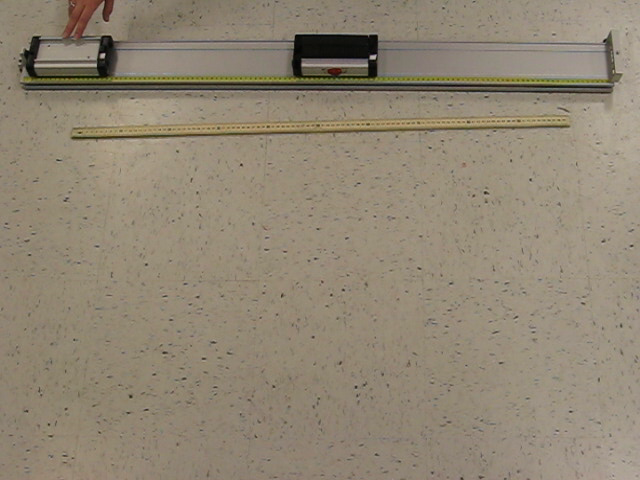
#> input picture frame 5 of sticky.avi, 640 x 480 px, given in place of Traffic_1.mp4, which was not available
$ jupyter execute Frame_blending.ipynb   (older library calls are emulated)
#> lines starting #> are read from the running program, lines starting #| are printed output that depends on the picture; pictures that were not available may be replaced by others from this repository, and a replacement may not be noted
[cell 1]
from __future__ import division

import numpy as np
import cv2


cap = cv2.VideoCapture('Data/Traffic_1.mp4')

starting = True
prev_frame = np.uint8([250])

while(True):

    # Capture frame-by-frame
    ret, frame = cap.read()
#> frame is the input picture: shape (480, 640, 3); mean B, G, R 115.6, 133.8, 144.6

    if starting==True:
        prev_frame = frame
        starting = False
    else:
        for i in range(1,10):
            weight = i/10
            #get the blended frames in between


            mid_frame = cv2.addWeighted(prev_frame,weight,frame,1-weight,0)
            cv2.imshow('frame2',mid_frame)
            cv2.waitKey(1)

        #cv2.imshow('frame',frame)
        prev_frame = frame

    if cv2.waitKey(1) & 0xFF == ord('q'):
#> (key q is pressed here)
        break

cap.release()
cv2.destroyAllWindows()

[cell 2]
from __future__ import print_function
import cv2 as cv
alpha = 0.5
try:
    raw_input          # Python 2
except NameError:
    raw_input = input  # Python 3
print(''' Simple Linear Blender
-----------------------
* Enter alpha [0.0-1.0]: ''')
input_alpha = float(raw_input().strip())
#> the answer given: 3
if 0 <= alpha <= 1:
    alpha = input_alpha
# [load]
src1 = cv.imread(cv.samples.findFile('Data/Frame_blending/frame1.jpg'))
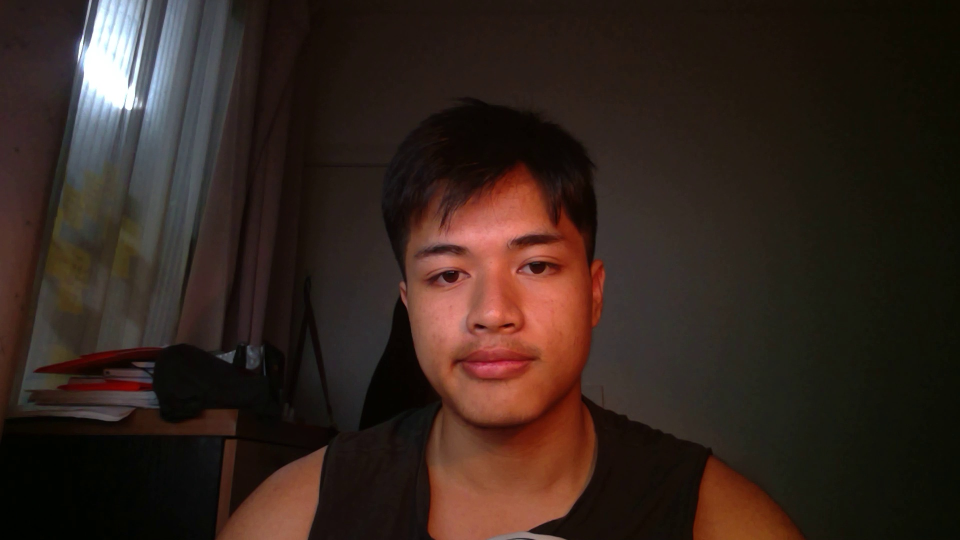
#> input picture Data/Frame_blending/frame1.jpg, 1920 x 1080 px (shown at 1/2 size)
#> src1 is the input picture: shape (1080, 1920, 3); mean B, G, R 29.9, 36.8, 51.6
src2 = cv.imread(cv.samples.findFile('Data/Frame_blending/frame2.jpg'))
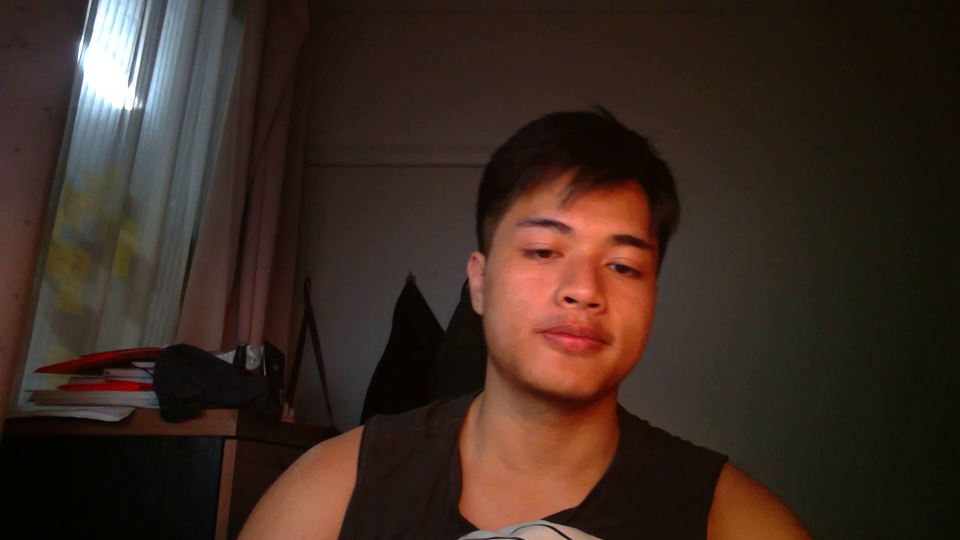
#> input picture Data/Frame_blending/frame2.jpg, 1920 x 1080 px (shown at 1/2 size)
#> src2 is the input picture: shape (1080, 1920, 3); mean B, G, R 33.6, 42.2, 58.7
# [load]
if src1 is None:
    print("Error loading src1")
    exit(-1)
elif src2 is None:
    print("Error loading src2")
    exit(-1)
# [blend_images]
beta = (1.0 - alpha)
dst = cv.addWeighted(src1, alpha, src2, beta, 0.0)
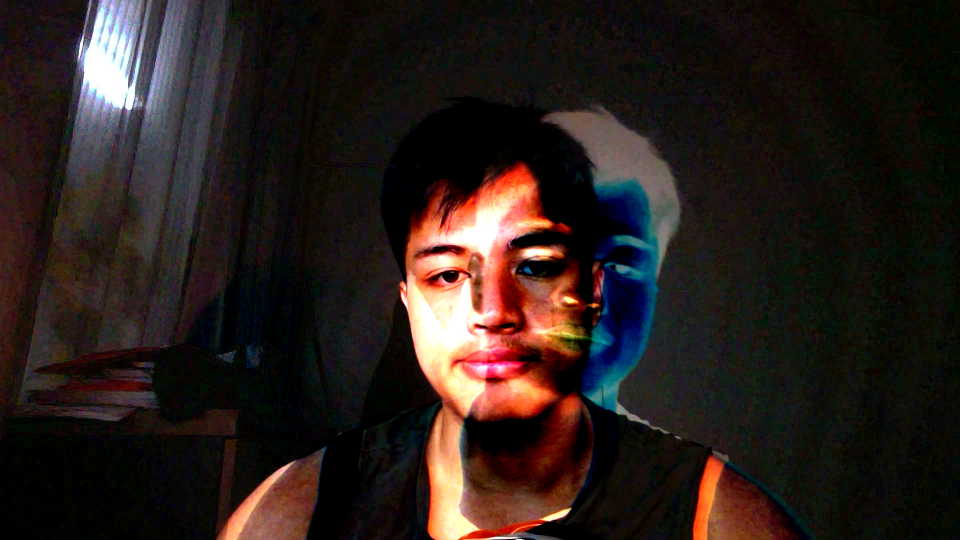
#> dst: shape (1080, 1920, 3) (shown at 1/2 size); mean B, G, R 26.9, 30.7, 41
# [blend_images]
# [display]
cv.imshow('dst', dst)
cv.imwrite('frame3.jpg',dst)
cv.waitKey(0)
# [display]
cv.destroyAllWindows()

[cell 3]
import numpy as np
import cv2

cap = cv2.VideoCapture(0)

# Define the codec and create VideoWriter object
#fourcc = cv2.cv.CV_FOURCC(*'DIVX')
#out = cv2.VideoWriter('output.avi',fourcc, 20.0, (640,480))
out = cv2.VideoWriter('output.avi', -1, 20.0, (640,480))

while(cap.isOpened()):
    ret, frame = cap.read()
    if ret==True:
        frame = cv2.flip(frame,0)
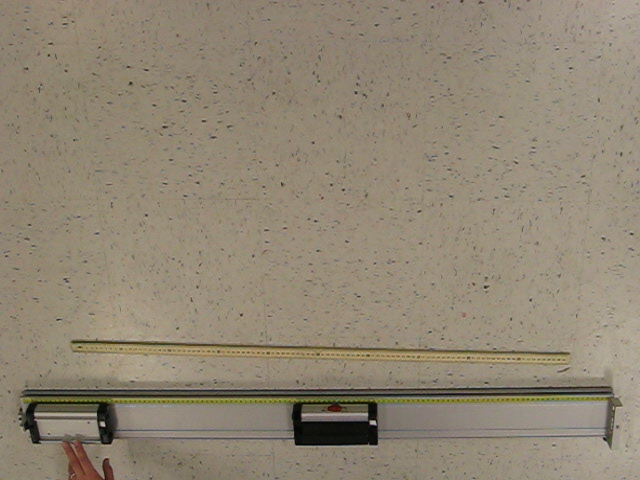
#> frame: shape (480, 640, 3); mean B, G, R 115.6, 133.8, 144.6

        # write the flipped frame
        out.write(frame)

        cv2.imshow('frame',frame)
        if cv2.waitKey(1) & 0xFF == ord('q'):
#> (key q is pressed here)
            break
    else:
        break

# Release everything if job is finished
cap.release()
out.release()
cv2.destroyAllWindows()

$ run again, starting later in the video
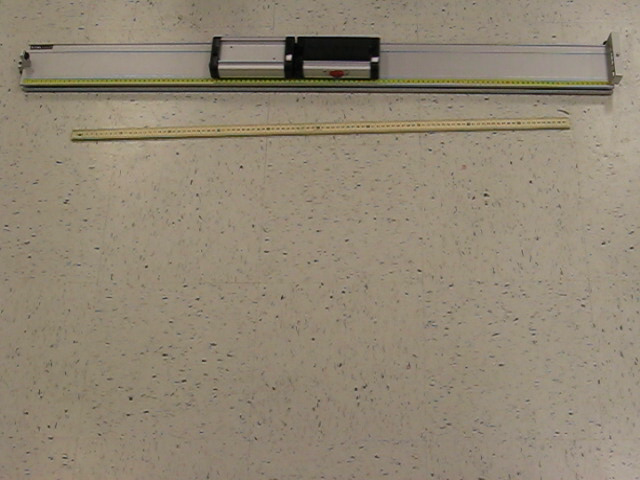
#> input picture frame 26 of sticky.avi, 640 x 480 px, given in place of Traffic_1.mp4, which was not available
#> frame is the input picture: shape (480, 640, 3); mean B, G, R 116.3, 134.5, 145.2
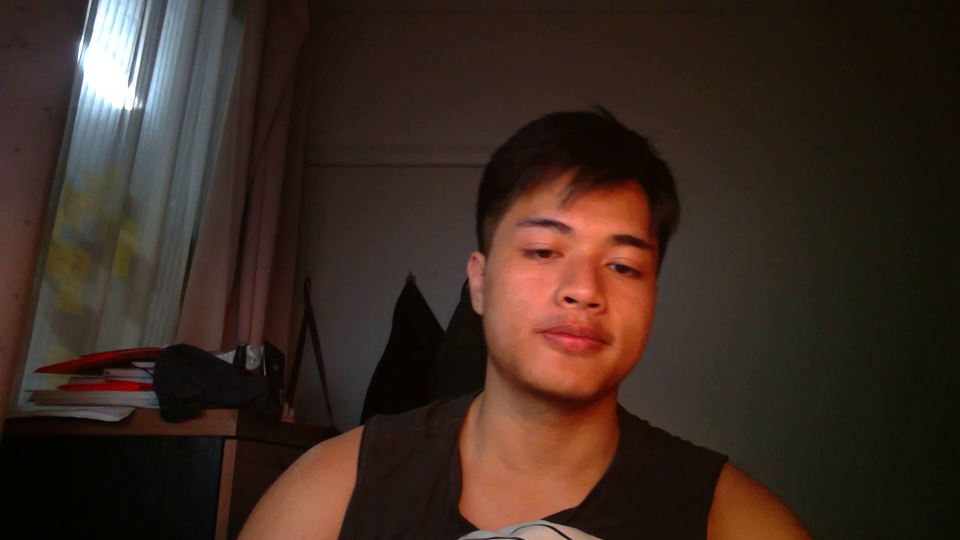
#> input picture Data/Frame_blending/frame2.jpg, 1920 x 1080 px (shown at 1/2 size)
#> src2 is the input picture: shape (1080, 1920, 3); mean B, G, R 33.6, 42.2, 58.7
#> `frame = cv2.flip(frame,0)`:
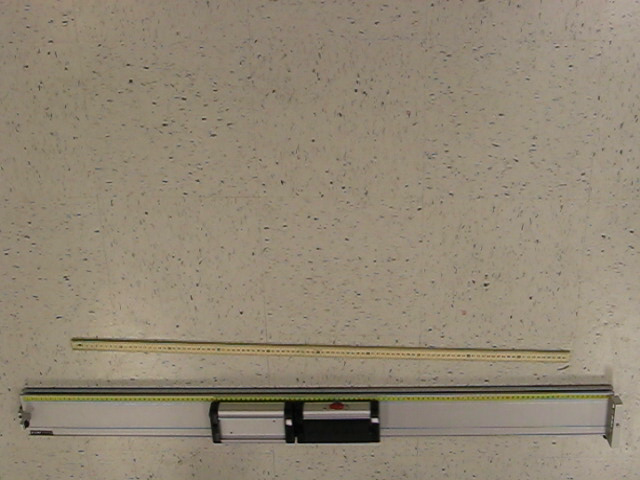
#> frame: shape (480, 640, 3); mean B, G, R 116.3, 134.5, 145.2

$ run again, starting later in the video
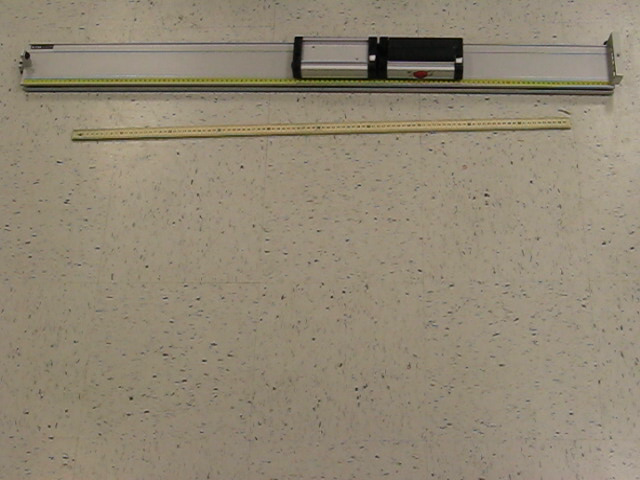
#> input picture frame 47 of sticky.avi, 640 x 480 px, given in place of Traffic_1.mp4, which was not available
#> frame is the input picture: shape (480, 640, 3); mean B, G, R 116.3, 135.3, 145.3
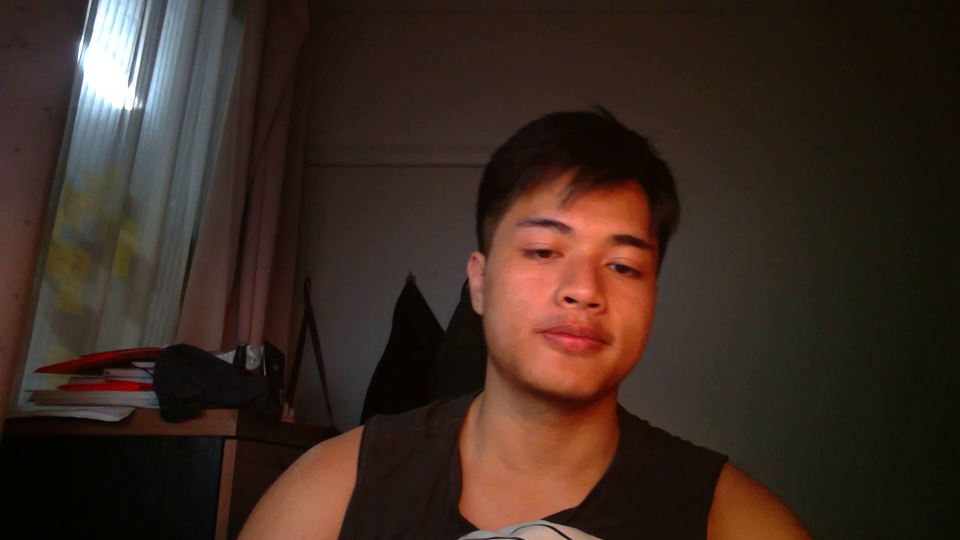
#> input picture Data/Frame_blending/frame2.jpg, 1920 x 1080 px (shown at 1/2 size)
#> src2 is the input picture: shape (1080, 1920, 3); mean B, G, R 33.6, 42.2, 58.7
#> `frame = cv2.flip(frame,0)`:
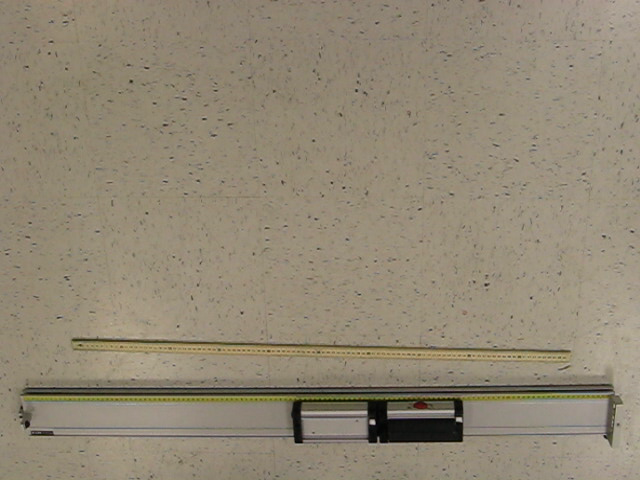
#> frame: shape (480, 640, 3); mean B, G, R 116.3, 135.3, 145.3
